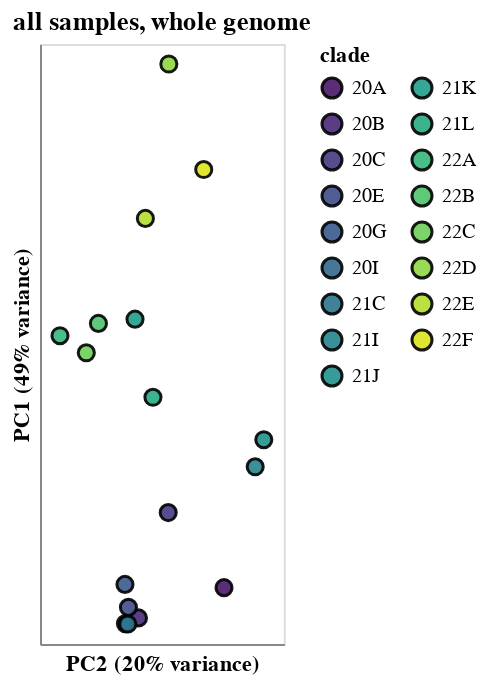
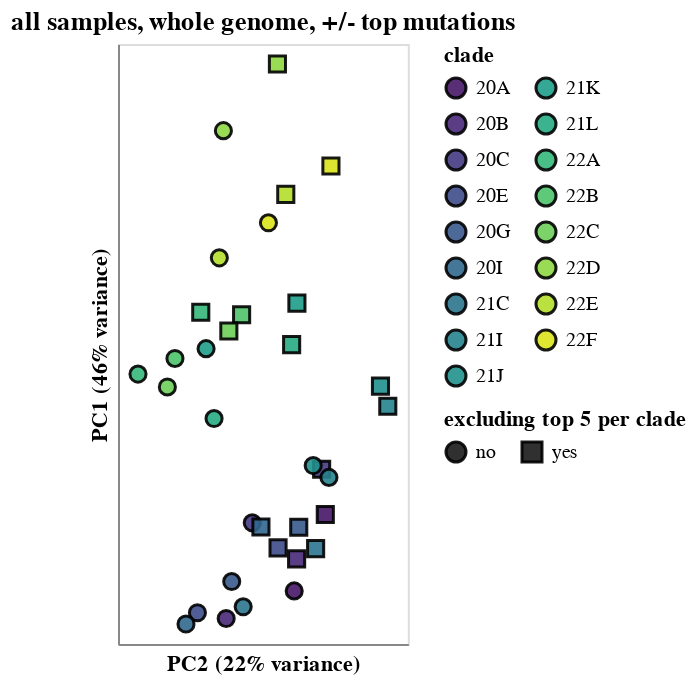
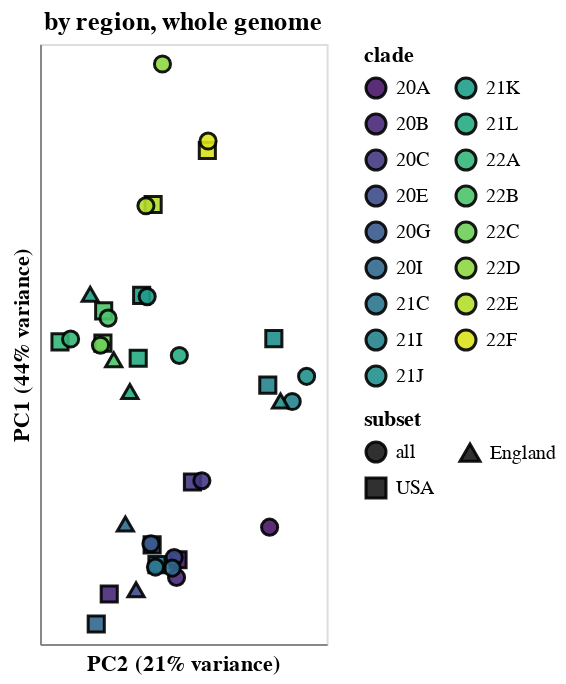
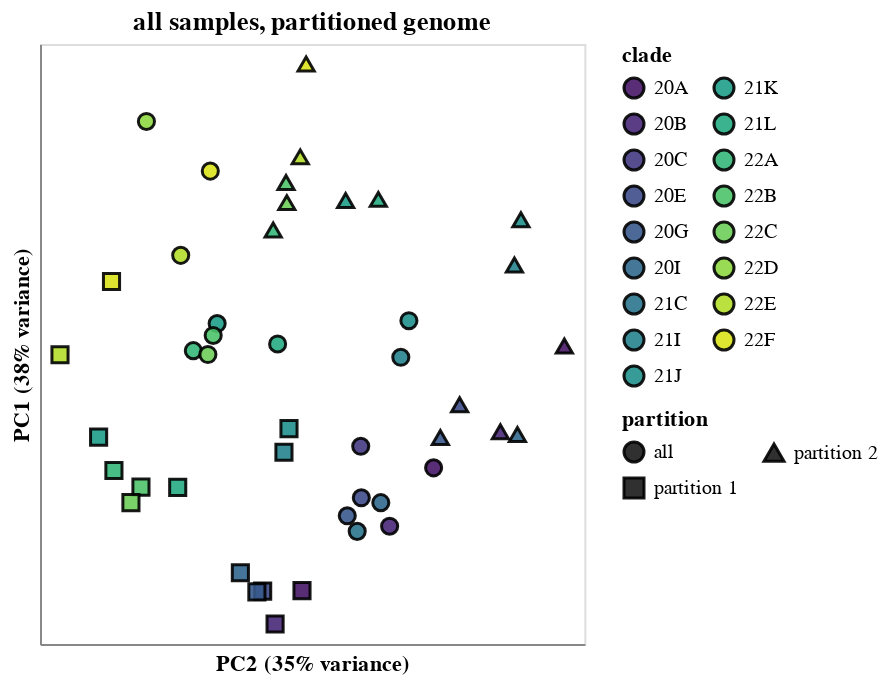

These figures' notebook cell, in order:
### Markdown cell above
Get PCA of mutation spectrum, using only filtered synonymous mutation counts for non-excluded mutations for clades/subsets/partitions with adequate counts.

We do the PCA on four different ways of partitioning the data:

 1. Just looking at the "all" subset for each clade across entire genome.
 2. Looking at the "all" subset for each clade across entire genome, but excluding any mutation that is among the top ranked most counts for any clade.
 3. Looking at all subsets for each clade across entire genome.
 4. Looking at the "all" subset along partitions of the genome. 

We standardize the vectors of mutation fractions before doing the PCA.

There is also an option, currently not used, to do a composite log ratio (CLR) transform the fraction of all mutations that are each type before performing the PCA, using the formula [here](https://www.rdocumentation.org/packages/compositions/versions/2.0-4/topics/clr) (see [this paper](https://www.jstor.org/stable/2335943)).

In the plots below, you can mouseover the points for details and click on clades in legends (shift click for multiple clades) to highlight just points for the selected clade(s).
You can also use the scroll bar to only show points with at least the indicated number of total synonymous mutation counts (after filtering):

### Code cell
def clr(frac_vec):
    """https://www.rdocumentation.org/packages/compositions/versions/2.0-4/topics/clr"""
    assert all(frac_vec > 0), "does not currently handle zeros in frac_vec"
    return numpy.log(frac_vec) - 1 / len(frac_vec) * numpy.log(frac_vec).sum()


for title, subsets, partition, exclude_top, clr_transform in [
    ("all samples, whole genome", ["all"], False, False, False),
    ("all samples, whole genome, +/- top mutations", ["all"], False, True, False),
    ("by region, whole genome", subset_order, False, False, False),
    ("all samples, partitioned genome", ["all"], True, False, False),
]:

    filtered_mutation_counts = (
        mutation_counts.query("synonymous")
        .query("four_fold_degenerate")
        .query("not exclude")
        .query("subset in @subsets")
    )

    if partition:
        filtered_mutation_counts = pd.concat(
            [
                filtered_mutation_counts.assign(partition="all"),
                filtered_mutation_counts,
            ]
        )
    else:
        filtered_mutation_counts = filtered_mutation_counts.assign(partition="all")

    mut_type_counts = filtered_mutation_counts.groupby(
        ["clade", "subset", "partition", "mut_type"], as_index=False
    ).aggregate({"count": "sum"})

    if exclude_top:
        assert all(mut_type_counts["partition"] == "all")
        assert all(mut_type_counts["subset"] == "all")
        mut_type_counts = pd.concat(
            [
                mut_type_counts.assign(excluded="no"),
                mut_type_counts_exclude_top.assign(
                    partition="all",
                    subset="all",
                    excluded="yes",
                ),
            ]
        )
    else:
        mut_type_counts = mut_type_counts.assign(excluded="no")

    mut_type_freqs = mut_type_counts.assign(
        total_count=lambda x: (
            x.groupby(["clade", "subset", "partition", "excluded"])["count"].transform(
                "sum"
            )
        ),
        freq=lambda x: x["count"] / x["total_count"],
    ).query("total_count >= @synonymous_spectra_min_counts")

    mut_type_freqs = mut_type_freqs.pivot_table(
        index=["clade", "subset", "partition", "excluded", "total_count"],
        values="freq",
        columns="mut_type",
        fill_value=0,
    )

    if clr_transform:
        display(mut_type_freqs)
        mut_type_freqs = mut_type_freqs.apply(clr, axis=1)
        display(mut_type_freqs)

    scaled_freqs = sklearn.preprocessing.StandardScaler().fit_transform(
        mut_type_freqs.values
    )
    pca = sklearn.decomposition.PCA(n_components=2)
    pca_coords = pca.fit_transform(scaled_freqs)
    assert len(pca_coords) == len(mut_type_freqs)

    mut_type_freqs_pca_coords = mut_type_freqs.reset_index().assign(
        principal_component_1=pca_coords[:, 0],
        principal_component_2=pca_coords[:, 1],
        log10_total_count=lambda x: numpy.log(x["total_count"]) / numpy.log(10),
    )

    # percent variance explained by each component
    pca_var = 100 * pca.explained_variance_ratio_

    total_count_selection = alt.selection_single(
        fields=["log10_total_count"],
        init={
            "log10_total_count": numpy.log(synonymous_spectra_min_counts)
            / numpy.log(10)
        },
        bind=alt.binding_range(
            name="minimum log10 total counts",
            min=int(mut_type_freqs_pca_coords["log10_total_count"].min()),
            max=mut_type_freqs_pca_coords["log10_total_count"].max(),
        ),
    )

    clade_selection = alt.selection_multi(fields=["clade"], bind="legend")

    tooltip = ["clade", "total_count"]

    plot_size = 300  # scaled by component variance explained

    pca_chart = (
        alt.Chart(mut_type_freqs_pca_coords)
        .encode(
            y=alt.Y(
                "principal_component_1",
                title=f"PC1 ({pca_var[0]:.0f}% variance)",
                scale=alt.Scale(nice=False, padding=10),
                axis=alt.Axis(labels=False, ticks=False),
            ),
            x=alt.X(
                "principal_component_2",
                title=f"PC2 ({pca_var[1]:.0f}% variance)",
                scale=alt.Scale(nice=False, padding=10),
                axis=alt.Axis(labels=False, ticks=False),
            ),
            color=alt.Color(
                "clade",
                scale=alt.Scale(
                    scheme="viridis",
                    domain=sorted(mut_type_freqs_pca_coords["clade"].unique()),
                ),
            ),
            strokeWidth=alt.condition(clade_selection, alt.value(1.5), alt.value(0)),
            opacity=alt.condition(clade_selection, alt.value(0.9), alt.value(0.45)),
            size=alt.condition(clade_selection, alt.value(65), alt.value(45)),
        )
        .mark_point(filled=True, stroke="black")
        .add_selection(total_count_selection, clade_selection)
        .transform_filter(
            total_count_selection.log10_total_count <= alt.datum.log10_total_count
        )
        .configure_axis(grid=False)
        .configure_legend(columns=2)
        .properties(
            height=plot_size,
            width=plot_size * pca_var[1] / pca_var[0],
            title=title,
        )
    )

    if len(subsets) > 1:
        subset_selection = alt.selection_multi(fields=["subset"], bind="legend")
        pca_chart = (
            pca_chart.encode(
                shape=alt.Shape(
                    "subset", sort=subset_order, scale=alt.Scale(domain=subset_order)
                )
            )
            .add_selection(subset_selection)
            .transform_filter(subset_selection)
        )
        tooltip.append("subset")

    if partition:
        partition_selection = alt.selection_multi(fields=["partition"], bind="legend")
        pca_chart = (
            pca_chart.encode(
                shape=alt.Shape(
                    "partition",
                    scale=alt.Scale(
                        domain=mut_type_freqs_pca_coords["partition"].unique()
                    ),
                ),
            )
            .add_selection(partition_selection)
            .transform_filter(partition_selection)
        )
        tooltip.append("partition")

    if exclude_top:
        exclude_selection = alt.selection_multi(fields=["excluded"], bind="legend")
        pca_chart = (
            pca_chart.encode(
                shape=alt.Shape(
                    "excluded",
                    title=f"excluding top {exclude_top_n} per clade",
                    scale=alt.Scale(
                        domain=mut_type_freqs_pca_coords["excluded"].unique()
                    ),
                ),
            )
            .add_selection(exclude_selection)
            .transform_filter(exclude_selection)
        )
        tooltip.append(
            alt.Tooltip("excluded", title=f"excluding top {exclude_top_n} per clade")
        )

    pca_chart = pca_chart.encode(tooltip=tooltip)

    display(pca_chart)
    print("\n\n")
